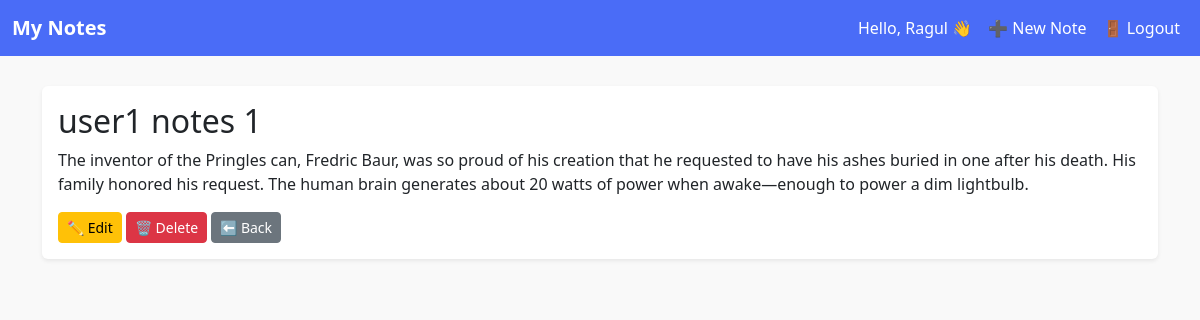
Screenshot of /note/2/ (signed in) with the database file from the repository.
### notes/models.py (models this page shows, shortened)
class Note(models.Model):
    title = models.CharField(max_length=200)
    content = models.TextField()
    owner = models.ForeignKey(User, on_delete=models.CASCADE, related_name="notes")

### notes/views.py (the view)
# urls.py: path('note/<int:pk>/', NoteDetailView.as_view(), name='note-detail'),
class NoteDetailView(LoginRequiredMixin, UserPassesTestMixin, DetailView):
    model = Note
    template_name = "notes/note_detail.html"
    def test_func(self):
        note = self.get_object()
        return self.request.user == note.owner or self.request.user.is_superuser

### templates/notes/note_detail.html
{% extends "notes/base.html" %}
{% block content %}
<div class="card shadow-sm border-0">
  <div class="card-body">
    <h2 class="card-title">{{ object.title }}</h2>
    <p class="card-text">{{ object.content }}</p>
    <a href="{% url 'note-update' object.pk %}" class="btn btn-warning btn-sm">✏️ Edit</a>
    <a href="{% url 'note-delete' object.pk %}" class="btn btn-danger btn-sm">🗑 Delete</a>
    <a href="{% url 'note-list' %}" class="btn btn-secondary btn-sm">⬅️ Back</a>
  </div>
</div>
{% endblock %}

### templates/notes/base.html (shortened to what this page needs)
{% load static %}
<!DOCTYPE html>
<html lang="en">
  <head>
    <link
      href="https://cdn.jsdelivr.net/npm/bootstrap@5.3.3/dist/css/bootstrap.min.css"
      rel="stylesheet"
    />
  </head>
  <body>
    <nav class="navbar navbar-expand-lg">
      <div class="container-fluid">
        <a class="navbar-brand fw-bold" href="{% url 'note-list' %}"
          >My Notes</a
        >
        <div class="collapse navbar-collapse">
          <ul class="navbar-nav ms-auto">
            {% if user.is_authenticated %}
            <li class="nav-item">
              <span class="nav-link text-white"
                >Hello, {{ user.username }} 👋</span
              >
            </li>
            <li class="nav-item">
              <a class="nav-link " href="{% url 'note-create' %}">➕ New Note</a>
            </li>
            <li class="nav-item">
              <form method="post" action="{% url 'logout' %}" class="d-inline">
                <button type="submit" class="btn btn-link nav-link">
                  🚪 Logout
                </button>
              </form>
            </li>
            {% endif %}
          </ul>
        </div>
      </div>
    </nav>
    <div class="container">{% block content %}{% endblock %}</div>
  </body>
</html>

### templates/notes/base.html (style rules this page uses)
body { background-color: #f9f9f9; }
.navbar { background-color: #4a6cf7; }
.navbar-brand, .nav-link { color: white !important; }
.container { margin-top: 30px; }

### rows the page displays
Note: title "user1 notes 1", content "The inventor of the Pringles can, Fredric Baur, was so proud of his creation that he requested to have his ashes buried in one after his death. His family honored his request. The human brain generates about 20 watts of power when awake—enough to power a dim lightbulb."

### other values shown
{{ user.username }} "Ragul"
